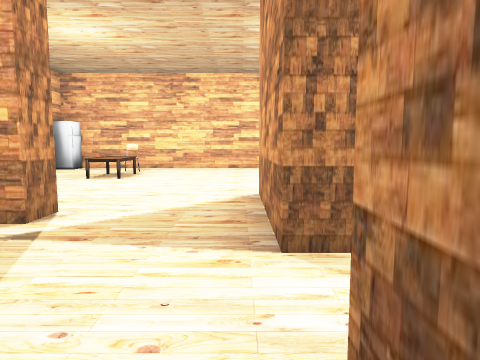
View 1 (above)

22 first-person views from a walk through a scene from a Unity 3-D project. The camera is 1.3 m above the floor, tilts 6° down and sees 70° across. The floor is counted in squares, 2 m on a side. Each view is taken from the middle of a square. On the plan, view 1 faces up. The plan holds only what a view shows up to about 10 squares ahead; the rest is blank. The player character is not drawn. Some animated figures are not drawn. Some surface patterns are stand-ins.

View 2
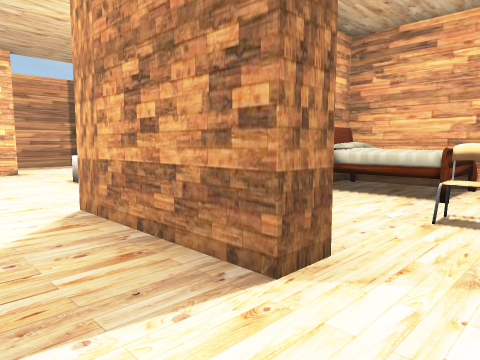

View 3
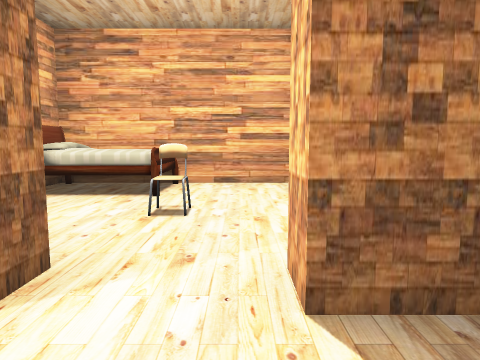

View 4
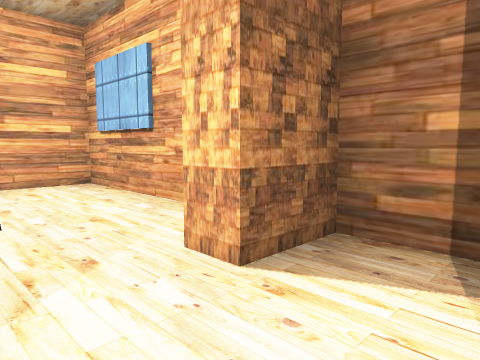

View 5
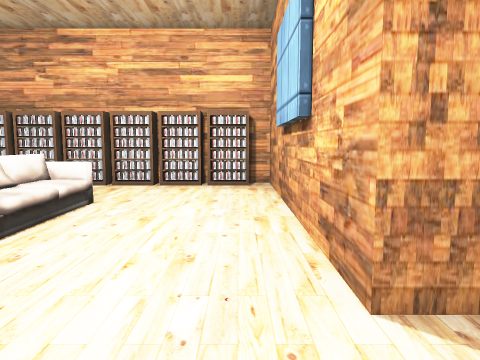

View 6
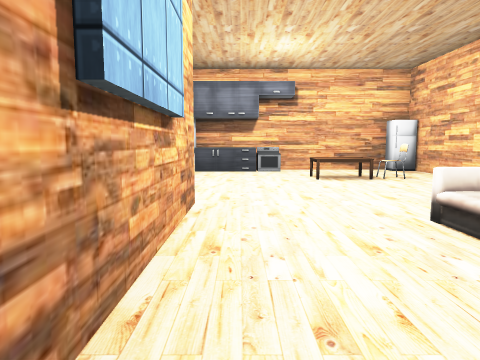

View 7
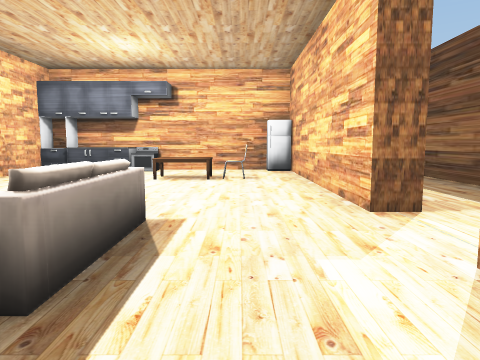

View 8
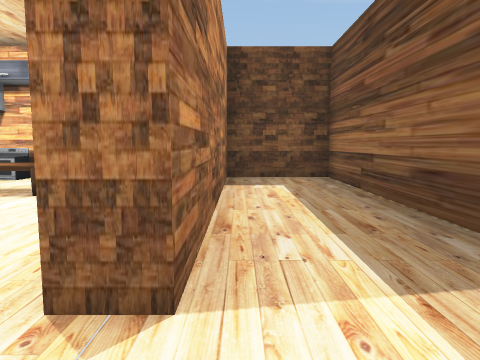

View 9
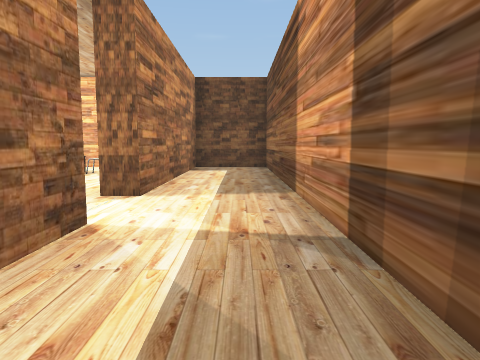

View 10
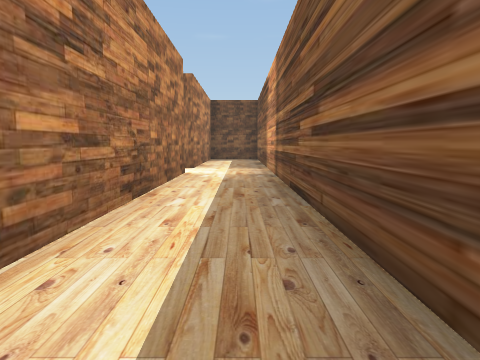

View 11
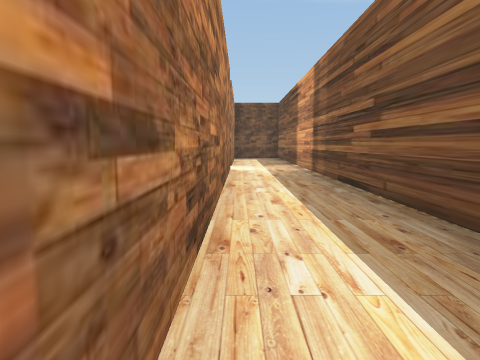

View 12
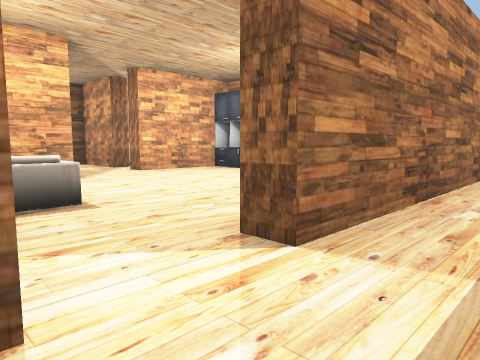

View 13
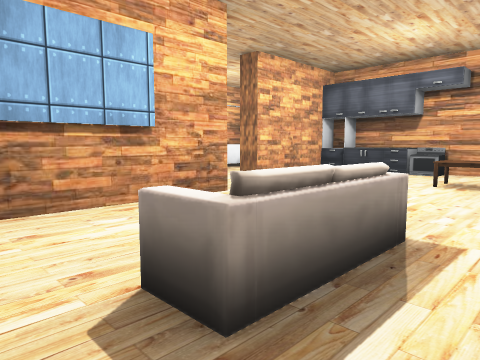

View 14
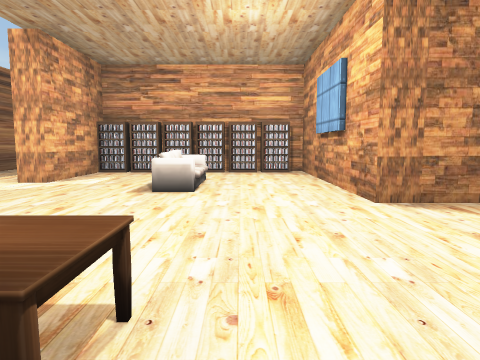

View 15
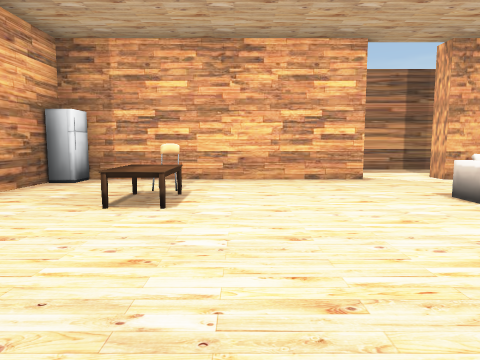

View 16
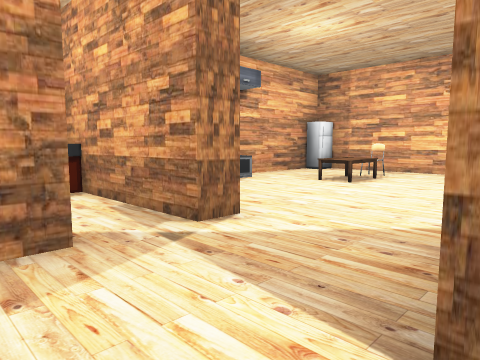

View 17
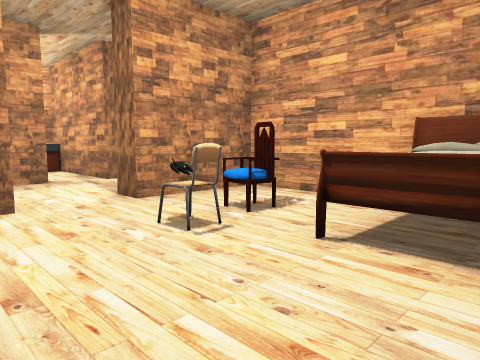

View 18
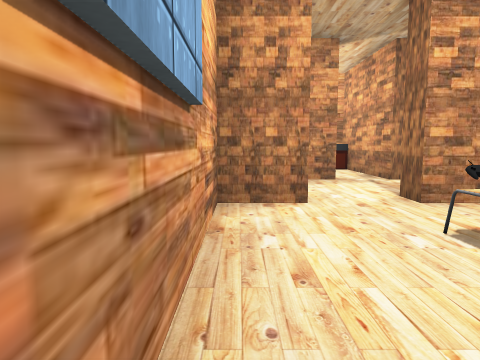

View 19
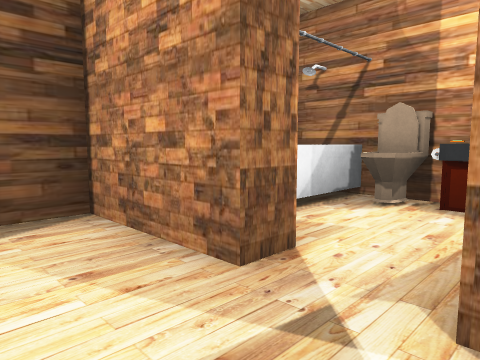

View 20
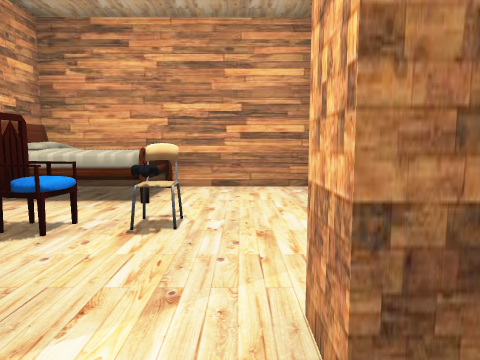

View 21
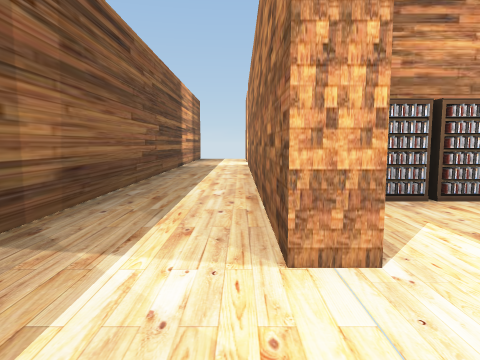

View 22
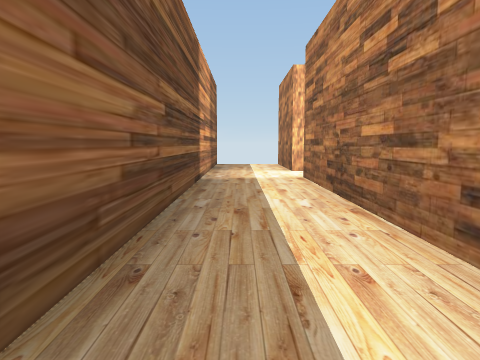

### Floor plan
Ten units are one square. View 1 is at (0, 0); x grows to the right and y downward. Boxes are objects, and circles mark ways between rooms. Rooms are numbered by the first view taken in them; rooms with no view inside come last. Other rooms are left out.
<svg viewBox="-52 -123 302 133">
<path fill="none" stroke="#000" d="M-17 -32 -17 -26M9 -20 3 -20 3 -35M-6 2 3 2 3 -7 8 -7M62 -33 88 -33M3 -35 3 -45 48 -45M8 -98 8 -93 -45 -93M107 -32 107 -45 152 -45M113 -98 113 -93 65 -93M-42 -33 -28 -33M145 -93 128 -93M-47 -88 -47 -32M25 -118 -47 -118 -47 -98 8 -98M65 -98 113 -98M90 -118 25 -118M22 -98 46 -98M128 -93 128 -98M128 -98 166 -98M165 -118 121 -118M81 -18 88 -18 88 -5M88 2 95 2M88 -33 88 -28 57 -28 57 -5M108 -7 113 -7 113 2 148 2M152 1 152 -40M138 -40 113 -40 113 -20 108 -20M234 -118 165 -118M166 -98 218 -98M21 2 47 2 47 -40M47 -40 42 -40"/>
<rect x="-45" y="-45" width="10" height="10" fill="#bbb"><title>other object</title></rect>
<rect x="-45" y="-55" width="10" height="10" fill="#bbb"><title>other object</title></rect>
<rect x="-45" y="-95" width="10" height="10" fill="#bbb"><title>fridge</title></rect>
<rect x="-35" y="-75" width="10" height="10" fill="#bbb"><title>table</title></rect>
<rect x="-35" y="-85" width="10" height="10" fill="#bbb"><title>chair</title></rect>
<rect x="15" y="-75" width="10" height="10" fill="#bbb"><title>sofa</title></rect>
<rect x="45" y="-55" width="10" height="10" fill="#bbb"><title>bookshelf</title></rect>
<rect x="45" y="-65" width="10" height="10" fill="#bbb"><title>bookshelf</title></rect>
<rect x="45" y="-75" width="10" height="10" fill="#bbb"><title>bookshelf</title></rect>
<rect x="45" y="-85" width="10" height="10" fill="#bbb"><title>bookshelf</title></rect>
<rect x="45" y="-95" width="10" height="10" fill="#bbb"><title>bookshelf</title></rect>
<rect x="55" y="-55" width="10" height="20" fill="#bbb"><title>other object</title></rect>
<rect x="55" y="-65" width="10" height="10" fill="#bbb"><title>other object</title></rect>
<rect x="55" y="-95" width="10" height="10" fill="#bbb"><title>fridge</title></rect>
<rect x="75" y="-75" width="10" height="10" fill="#bbb"><title>table</title></rect>
<rect x="75" y="-85" width="10" height="10" fill="#bbb"><title>chair</title></rect>
<rect x="115" y="-75" width="20" height="10" fill="#bbb"><title>sofa</title></rect>
<rect x="145" y="-55" width="10" height="10" fill="#bbb"><title>bookshelf</title></rect>
<rect x="145" y="-65" width="10" height="10" fill="#bbb"><title>bookshelf</title></rect>
<rect x="145" y="-75" width="10" height="10" fill="#bbb"><title>bookshelf</title></rect>
<rect x="145" y="-85" width="10" height="10" fill="#bbb"><title>bookshelf</title></rect>
<rect x="145" y="-95" width="10" height="10" fill="#bbb"><title>bookshelf</title></rect>
<rect x="55" y="-15" width="30" height="20" fill="#bbb"><title>other object</title></rect>
<rect x="65" y="-25" width="10" height="10" fill="#bbb"><title>other object</title></rect>
<rect x="115" y="-25" width="10" height="10" fill="#bbb"><title>chair</title></rect>
<rect x="125" y="-25" width="10" height="10" fill="#bbb"><title>other object</title></rect>
<rect x="135" y="-35" width="20" height="20" fill="#bbb"><title>bed</title></rect>
<rect x="15" y="-25" width="10" height="10" fill="#bbb"><title>chair</title></rect>
<rect x="35" y="-35" width="10" height="20" fill="#bbb"><title>bed</title></rect>
<circle cx="-5" cy="-30" r="3" fill="#2a7"/>
<circle cx="10" cy="-10" r="3" fill="#2a7"/>
<circle cx="15" cy="-90" r="3" fill="#2a7"/>
<circle cx="120" cy="-90" r="3" fill="#2a7"/>
<circle cx="95" cy="-30" r="3" fill="#2a7"/>
<circle cx="35" cy="-105" r="3" fill="#2a7"/>
<circle cx="135" cy="-105" r="3" fill="#2a7"/>
<circle cx="160" cy="-105" r="3" fill="#2a7"/>
<circle cx="110" cy="-15" r="3" fill="#2a7"/>
<text x="-10" y="-20">1</text>
<text x="50" y="-60">2</text>
<text x="-10" y="-110">3</text>
<text x="70" y="-110">4</text>
<text x="140" y="-110">5</text>
<text x="90" y="-10">6</text>
<text x="130" y="-10">7</text>
<text x="200" y="-110">8</text>
<text x="30" y="-20">9</text>
</svg>
Room 1 opens to room 2. Room 1 opens to room 9. Room 2 opens to room 3. Room 2 opens to room 4. Room 2 opens to room 6. Room 3 opens to room 4. Room 4 opens to room 5. Room 5 opens to room 8. Room 6 opens to room 7.

Where each view was taken, in squares from view 1:
view 1: 0 up, 0 right, facing up
view 2: 1 up, 1 left, facing up-right
view 3: 1 up, 1 left, facing right
view 4: 2 up, 1 left, facing down-right
view 5: 5 up, 1 left, facing right
view 6: 5 up, 4 right, facing left
view 7: 8 up, 4 right, facing left
view 8: 10 up, 2 right, facing left
view 9: 11 up, 5 right, facing left
view 10: 11 up, 10 right, facing left
view 11: 10 up, 11 right, facing left
view 12: 11 up, 13 right, facing down-left
view 13: 8 up, 14 right, facing down-left
view 14: 6 up, 7 right, facing right
view 15: 3 up, 9 right, facing up
view 16: 1 up, 11 right, facing up-left
view 17: 0 up, 15 right, facing up-left
view 18: 0 up, 15 right, facing left
view 19: 3 up, 10 right, facing down-left
view 20: 1 up, 10 right, facing right
view 21: 10 up, 11 right, facing right
view 22: 11 up, 15 right, facing right
